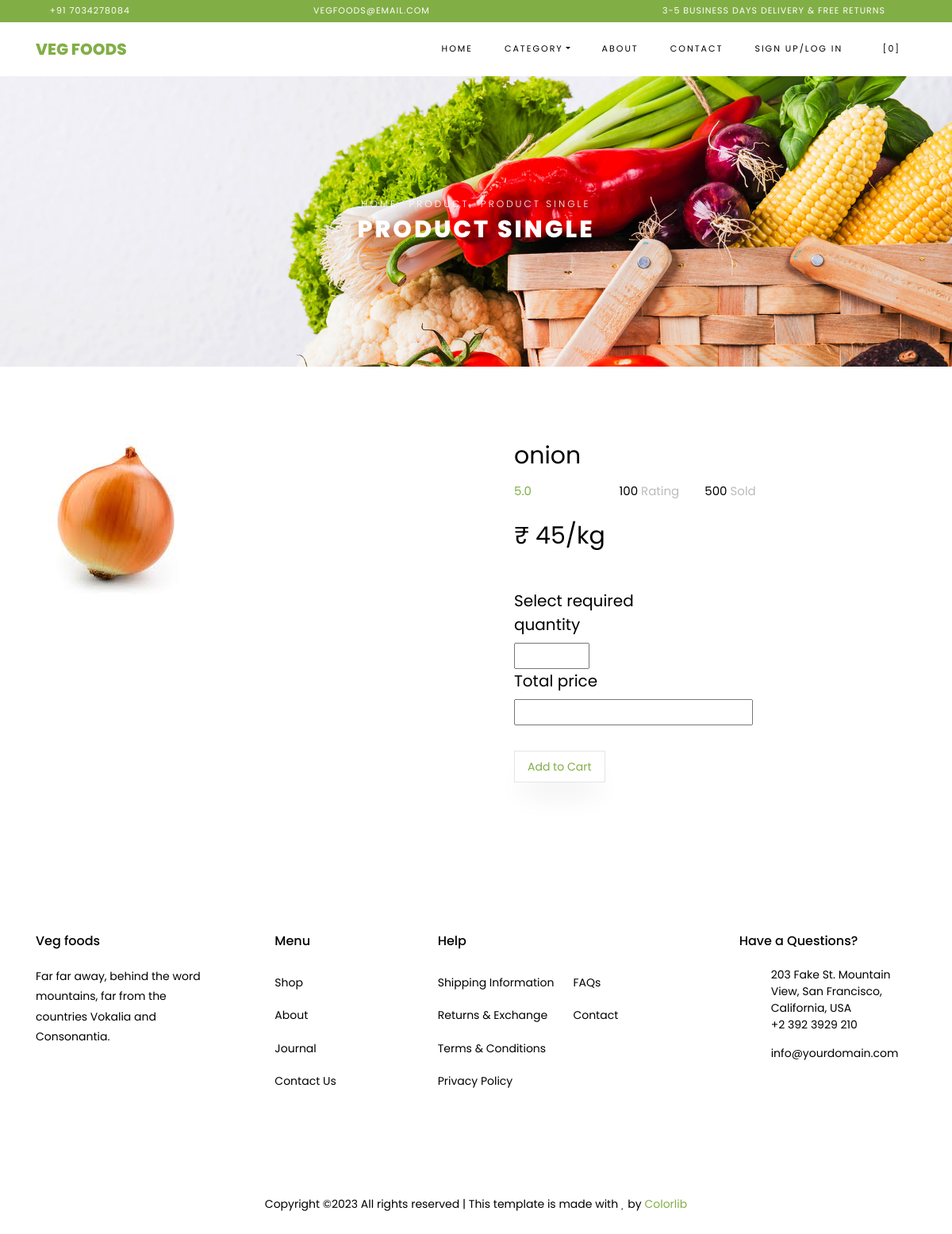
The app's page /vegfoodapp/prodetails/14 with its own data.
### bitapp/models.py (models this page shows)
class prodb(models.Model):
    category = models.CharField(max_length=30, null=True, blank=True)
    image = models.ImageField(upload_to="profile", null=True, blank=True)
    desc = models.CharField(max_length=30, null=True, blank=True)
    pname = models.CharField(max_length=30, null=True, blank=True)
    qua = models.IntegerField(null=True, blank=True)
    pri = models.IntegerField(null=True, blank=True)

### vegfoodapp/views.py (the view)
# urls.py: path('prodetails/<int:dataid>',views.prodetails,name="prodetails"),
def prodetails(request,dataid):
    datas=prodb.objects.get(id=dataid)
    data=bitdb.objects.all()
    return render(request,"productdetails.html",{'dat':datas,'data':data})

### vegfoodapp/templates/productdetails.html (shortened to what this page needs)
<!DOCTYPE html>
{% load static %}
<html lang="en" xmlns="http://www.w3.org/1999/html">
  <head>
    <link rel="stylesheet" href="{% static 'assets/css/open-iconic-bootstrap.min.css' %}">
    <link rel="stylesheet" href="{% static 'assets/css/animate.css' %}">
    <link rel="stylesheet" href="{% static 'assets/css/owl.carousel.min.css' %}">
    <link rel="stylesheet" href="{% static 'assets/css/owl.theme.default.min.css' %}">
    <link rel="stylesheet" href="{% static 'assets/css/magnific-popup.css' %}">
    <link rel="stylesheet" href="{% static 'assets/css/aos.css' %}">
    <link rel="stylesheet" href="{% static 'assets/css/ionicons.min.css' %}">
    <link rel="stylesheet" href="{% static 'assets/css/bootstrap-datepicker.css' %}">
    <link rel="stylesheet" href="{% static 'assets/css/jquery.timepicker.css">
    <link rel="stylesheet" href="{% static 'assets/css/flaticon.css' %}">
    <link rel="stylesheet" href="{% static 'assets/css/icomoon.css' %}">
    <link rel="stylesheet" href="{% static 'assets/css/style.css' %}">
  </head>
  <body class="goto-here">
		<div class="py-1 bg-primary">
    	<div class="container">
    		<div class="row no-gutters d-flex align-items-start align-items-center px-md-0">
	    		<div class="col-lg-12 d-block">
		    		<div class="row d-flex">
		    			<div class="col-md pr-4 d-flex topper align-items-center">
					    	<div class="icon mr-2 d-flex justify-content-center align-items-center"><span class="icon-phone2"></span></div>
						    <span class="text">+91 7034278084</span>
					    </div>
					    <div class="col-md pr-4 d-flex topper align-items-center">
					    	<div class="icon mr-2 d-flex justify-content-center align-items-center"><span class="icon-paper-plane"></span></div>
						    <span class="text">vegfoods@email.com</span>
					    </div>
					    <div class="col-md-5 pr-4 d-flex topper align-items-center text-lg-right">
						    <span class="text">3-5 Business days delivery &amp; Free Returns</span>
					    </div>
				    </div>
			    </div>
		    </div>
		  </div>
    </div>
    <nav class="navbar navbar-expand-lg navbar-dark ftco_navbar bg-dark ftco-navbar-light" id="ftco-navbar">
	    <div class="container">
          <a class="navbar-brand" href="index.html">Veg foods</a>
	      <div class="collapse navbar-collapse" id="ftco-nav">
	        <ul class="navbar-nav ml-auto">
	          <li class="nav-item"><a href="{% url 'index4' %}" class="nav-link">Home</a></li>
	          <li class="nav-item active dropdown">
              <a class="nav-link dropdown-toggle" href="#" id="dropdown04" data-toggle="dropdown" aria-haspopup="true" aria-expanded="false">Category</a>
            </li>
	          <li class="nav-item"><a href="{% url 'aboutpage' %}" class="nav-link">About</a></li>
	          <li class="nav-item"><a href="{% url 'contactpage' %}" class="nav-link">Contact</a></li>
				<li class="nav-item"><a href="{% url 'logregpage' %}" class="nav-link">Sign up/Log In</a></li>
	          <li class="nav-item cta cta-colored"><a href="{% url 'cartpage' %}" class="nav-link"><span class="icon-shopping_cart"></span>[0]</a></li>
	        </ul>
	      </div>
	    </div>
	  </nav>
    <div class="hero-wrap hero-bread" style="background-image: url({% static 'assets/images/bg_1.jpg' %});">
      <div class="container">
        <div class="row no-gutters slider-text align-items-center justify-content-center">
          <div class="col-md-9 ftco-animate text-center">
          	<p class="breadcrumbs"><span class="mr-2"><a href="index.html">Home</a></span> <span class="mr-2"><a href="index.html">Product</a></span> <span>Product Single</span></p>
            <h1 class="mb-0 bread">Product Single</h1>
          </div>
        </div>
      </div>
    </div>
  <section class="ftco-section">
    	<div class="container">
			<form>
    		<div class="row">
    			<div class="col-lg-6 mb-5 ftco-animate">
    				<a href="images/product-1.jpg" class="image-popup"><img src="{{dat.image.url}}" class="img-fluid" alt="Colorlib Template"></a>
    			</div>
    			<div class="col-lg-6 product-details pl-md-5 ftco-animate">
    				<h3>{{dat.pname}}</h3>
    				<div class="rating d-flex">
							<p class="text-left mr-4">
								<a href="#" class="mr-2">5.0</a>
								<a href="#"><span class="ion-ios-star-outline"></span></a>
								<a href="#"><span class="ion-ios-star-outline"></span></a>
								<a href="#"><span class="ion-ios-star-outline"></span></a>
								<a href="#"><span class="ion-ios-star-outline"></span></a>
								<a href="#"><span class="ion-ios-star-outline"></span></a>
							</p>
							<p class="text-left mr-4">
								<a href="#" class="mr-2" style="color: #000;">100 <span style="color: #bbb;">Rating</span></a>
							</p>
							<p class="text-left">
								<a href="#" class="mr-2" style="color: #000;">500 <span style="color: #bbb;">Sold</span></a>
							</p>
						</div>
    				<p class="price"><span>₹ {{dat.pri}}/kg</span></p>
						<div class="row mt-4">
							<div class="col-md-6">
							</div>
							<div class="input-group col-md-6 d-flex mb-3">
							<h5 class="text-left">Select required quantity</h5>
	             	<input type="number" id="qty" name="qty"   min="1" max="100" required="" >
                <div class="form-group">
					<h5 class="text-left"> Total price</h5>
	                  <input type="text"  name="totalprice" id="totalprice" required="">
	                </div>
	          	</div>
          	</div>
          	<button type="submit" class="btn  py-2 px-3" formaction="{% url 'logregpage' %}">Add to Cart</button>
    			</div>
    		</div>
    	</div>
    </section>
    <footer class="ftco-footer ftco-section">
      <div class="container">
        <div class="row mb-5">
          <div class="col-md">
            <div class="ftco-footer-widget mb-4">
              <h2 class="ftco-heading-2">Veg foods</h2>
              <p>Far far away, behind the word mountains, far from the countries Vokalia and Consonantia.</p>
              <ul class="ftco-footer-social list-unstyled float-md-left float-lft mt-5">
              </ul>
            </div>
          </div>
          <div class="col-md">
            <div class="ftco-footer-widget mb-4 ml-md-5">
              <h2 class="ftco-heading-2">Menu</h2>
              <ul class="list-unstyled">
                <li><a href="#" class="py-2 d-block">Shop</a></li>
                <li><a href="#" class="py-2 d-block">About</a></li>
                <li><a href="#" class="py-2 d-block">Journal</a></li>
                <li><a href="#" class="py-2 d-block">Contact Us</a></li>
              </ul>
            </div>
          </div>
          <div class="col-md-4">
             <div class="ftco-footer-widget mb-4">
              <h2 class="ftco-heading-2">Help</h2>
              <div class="d-flex">
	              <ul class="list-unstyled mr-l-5 pr-l-3 mr-4">
	                <li><a href="#" class="py-2 d-block">Shipping Information</a></li>
	                <li><a href="#" class="py-2 d-block">Returns &amp; Exchange</a></li>
	                <li><a href="#" class="py-2 d-block">Terms &amp; Conditions</a></li>
	                <li><a href="#" class="py-2 d-block">Privacy Policy</a></li>
	              </ul>
	              <ul class="list-unstyled">
	                <li><a href="#" class="py-2 d-block">FAQs</a></li>
	                <li><a href="#" class="py-2 d-block">Contact</a></li>
	              </ul>
	            </div>
            </div>
          </div>
          <div class="col-md">
            <div class="ftco-footer-widget mb-4">
            	<h2 class="ftco-heading-2">Have a Questions?</h2>
            	<div class="block-23 mb-3">
	              <ul>
	                <li><span class="icon icon-map-marker"></span><span class="text">203 Fake St. Mountain View, San Francisco, California, USA</span></li>
	                <li><a href="#"><span class="icon icon-phone"></span><span class="text">+2 392 3929 210</span></a></li>
	                <li><a href="#"><span class="icon icon-envelope"></span><span class="text">info@yourdomain.com</span></a></li>
	              </ul>
	            </div>
            </div>
          </div>
        </div>
        <div class="row">
          <div class="col-md-12 text-center">
            <p>
						  Copyright &copy;<script>document.write(new Date().getFullYear());</script> All rights reserved | This template is made with <i class="icon-heart color-danger" aria-hidden="true"></i> by <a href="https://colorlib.com" target="_blank">Colorlib</a>
						</p>
          </div>
        </div>
      </div>
    </footer>
  </body>
</html>

### vegfoodapp/static/assets/css/icomoon.css (style rules this page uses)
[class^="icon-"], [class*=" icon-"] { font-family: 'icomoon' !important; speak: none; font-style: normal; font-weight: normal; font-variant: normal; text-transform: none; line-height: 1; -webkit-font-smoothing: antialiased; -moz-osx-font-smoothing: grayscale; }
.icon-heart:before { content: "\f004"; }
.icon-map-marker:before { content: "\f041"; }
.icon-phone:before { content: "\f095"; }
.icon-envelope:before { content: "\f0e0"; }
.icon-paper-plane:before { content: "\f1d8"; }
.icon-phone2:before { content: "\e0cd"; }
.icon-shopping_cart:before { content: "\e8cc"; }

### records on screen
prodb: image (picture), pname "onion", pri "45"
